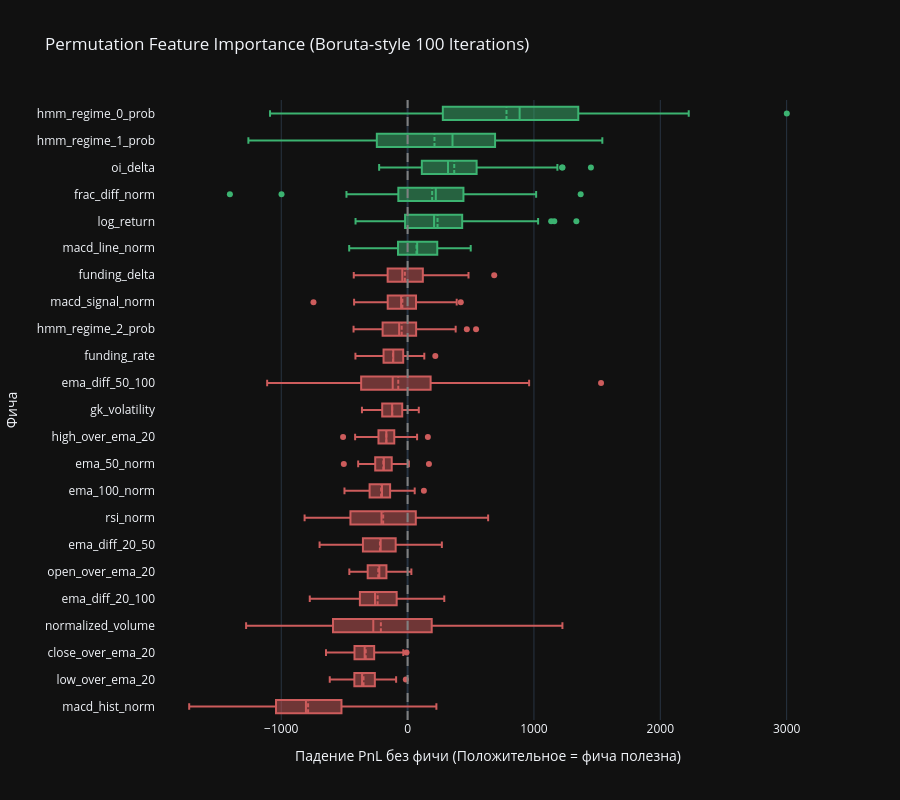

Source (notebook cell):
### Markdown cell above
## 4. График Важности

### Code cell
from core.evaluation.validation import plot_boruta_importance

# Рисуем крутые ящики с усами (Boruta Boxplots)
plot_boruta_importance(importance_scores)
